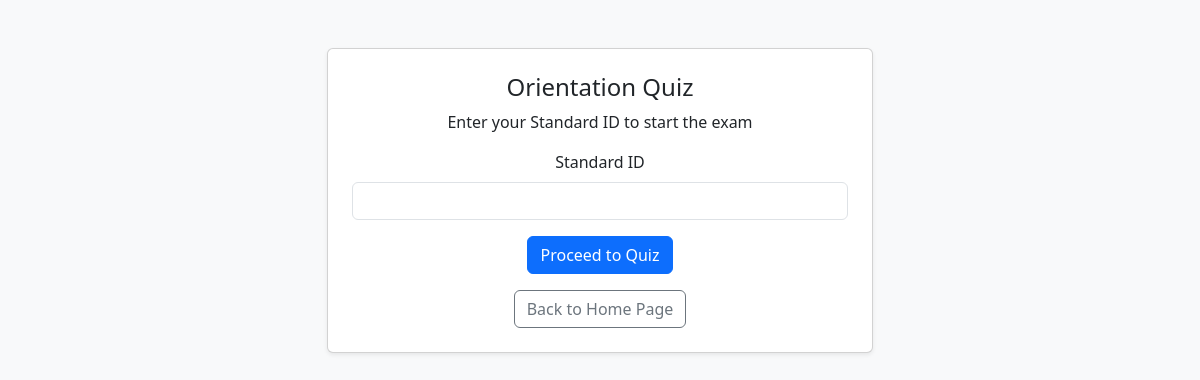
The app's page /exam/123456, older data.
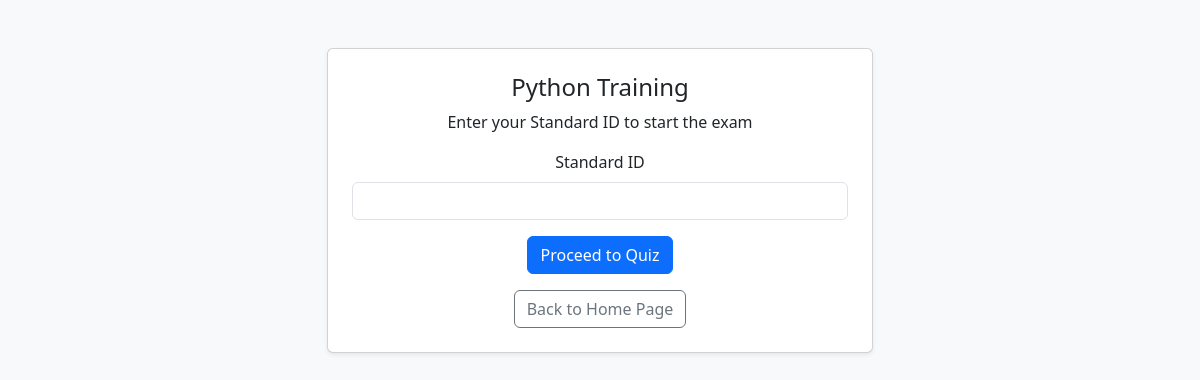
The same page, newer data.
### tables this page shows
CREATE TABLE tests (
        id INTEGER PRIMARY KEY AUTOINCREMENT,
        test_code TEXT UNIQUE NOT NULL,
        name TEXT NOT NULL,
        description TEXT DEFAULT '',
        duration_minutes INTEGER DEFAULT 0,
        created_at TEXT,
        updated_at TEXT
    , total_trainees INTEGER DEFAULT 0);

### app.py (the view, shortened to what this page needs)
@app.route("/exam/<test_code>", methods=["GET", "POST"])
def exam_landing(test_code):
    conn = get_db_connection()
    cur = conn.cursor()
    cur.execute("SELECT id, name, duration_minutes FROM tests WHERE test_code = ?", (test_code,))
    test = cur.fetchone()
    if not test:
        flash("Test not found.", "danger")
        return redirect(url_for("login"))
    return render_template("exam_landing.html",
                           test_code=test_code,
                           test_name=test["name"],
                           duration_minutes=test["duration_minutes"])

### app.py (called while the page is built)
def get_db_connection():
    if "db_conn" not in g:
        conn = sqlite3.connect(DB_PATH, timeout=30, detect_types=sqlite3.PARSE_DECLTYPES)
        conn.row_factory = sqlite3.Row
        conn.execute("PRAGMA journal_mode=WAL;")
        conn.execute("PRAGMA synchronous=NORMAL;")
        g.db_conn = conn
    return g.db_conn

@app.teardown_appcontext
def close_db_connection(exception):
    conn = g.pop("db_conn", None)
    if conn is not None:
        conn.close()

### templates/exam_landing.html (shortened to what this page needs)
<!doctype html>
<html lang="en">
<head>
    <link href="https://cdn.jsdelivr.net/npm/bootstrap@5.3.2/dist/css/bootstrap.min.css" rel="stylesheet">
</head>
<body class="bg-light">
    <div class="container py-5">
        <div class="row justify-content-center">
            <div class="col-md-8 col-lg-6">
                <div class="card shadow-sm">
                    <div class="card-body p-4 text-center">
                        <h4>{{ test_name }}</h4>
                        <p>Enter your Standard ID to start the exam</p>
                        <form method="post" class="mb-3">
                            <div class="mb-3">
                                <label class="form-label">Standard ID</label>
                                <input type="text" name="emp_id" class="form-control" maxlength="50" required
                                    value="{{ emp_id|default('') }}">
                            </div>
                            <button class="btn btn-primary">Proceed to Quiz</button>
                        </form>
                        <div class="mt-3">
                            <a href="{{ url_for('login') }}" class="btn btn-outline-secondary">Back to Home Page</a>
                        </div>
                    </div>
                </div>
            </div>
        </div>
    </div>
</body>
</html>

Row changes from the older to the newer data that the page shows:
changed tests: name "Orientation Quiz" → "Python Training"
